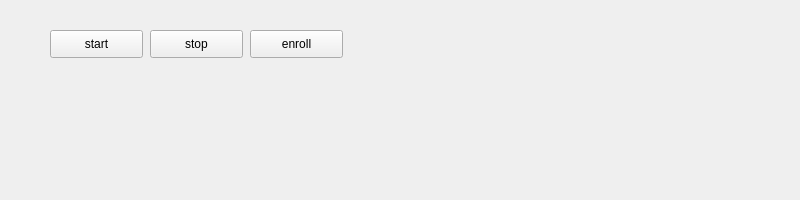
<?xml version="1.0" encoding="UTF-8"?>
<ui version="4.0">
 <class>Dialog</class>
 <widget class="QMainWindow" name="Dialog">
  <property name="geometry">
   <rect>
    <x>0</x>
    <y>0</y>
    <width>800</width>
    <height>200</height>
   </rect>
  </property>
  <property name="windowTitle">
   <string>Dialog</string>
  </property>
  
  <widget class="QPushButton" name="start">
   <property name="geometry">
    <rect>
     <x>50</x>
     <y>30</y>
     <width>93</width>
     <height>28</height>
    </rect>
   </property>
   <property name="text">
    <string>start</string>
   </property>
  </widget>
  <widget class="QPushButton" name="stop">
   <property name="geometry">
    <rect>
     <x>150</x>
     <y>30</y>
     <width>93</width>
     <height>28</height>
    </rect>
   </property>
   <property name="text">
    <string>stop</string>
   </property>
  </widget>
  <widget class="QPushButton" name="enroll">
   <property name="geometry">
    <rect>
     <x>250</x>
     <y>30</y>
     <width>93</width>
     <height>28</height>
    </rect>
   </property>
   <property name="text">
    <string>enroll</string>
   </property>
  </widget>
 </widget>
 <resources/>
 <connections/>
</ui>
